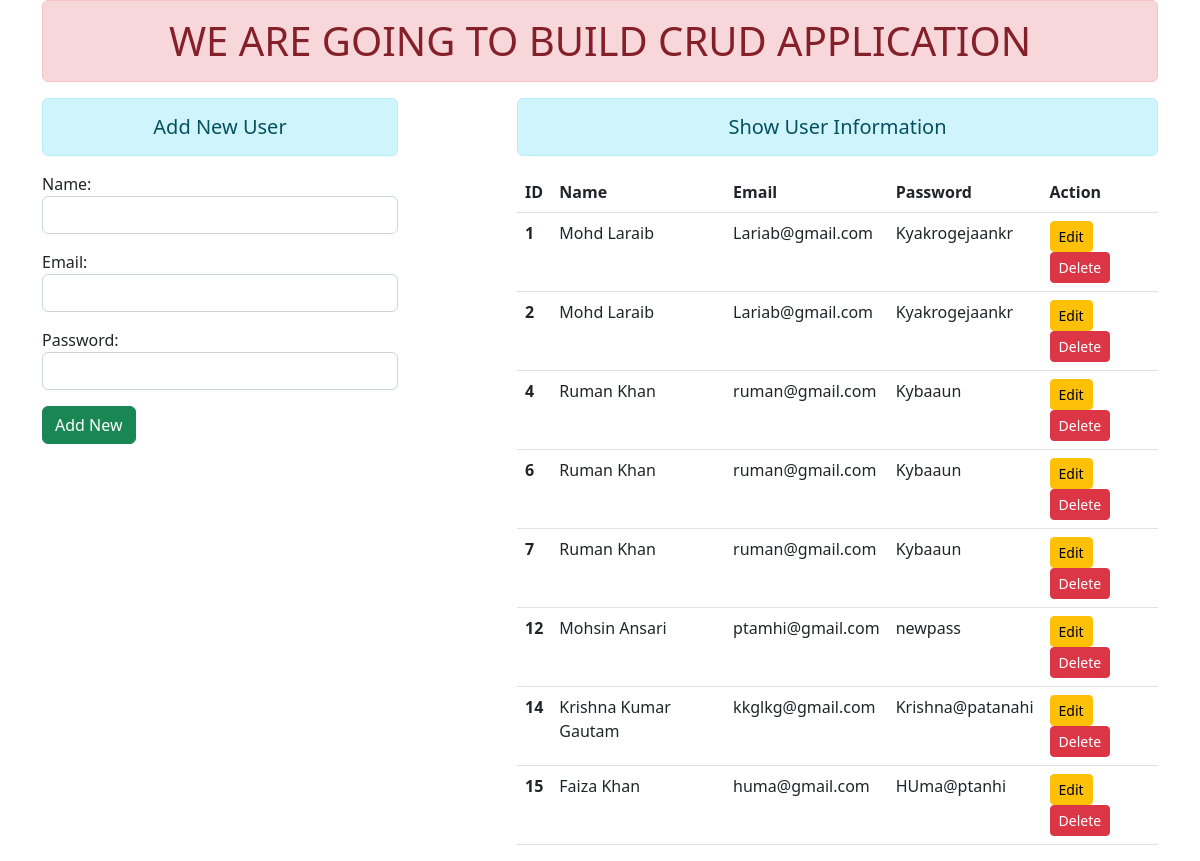
Before: / with the older database file.
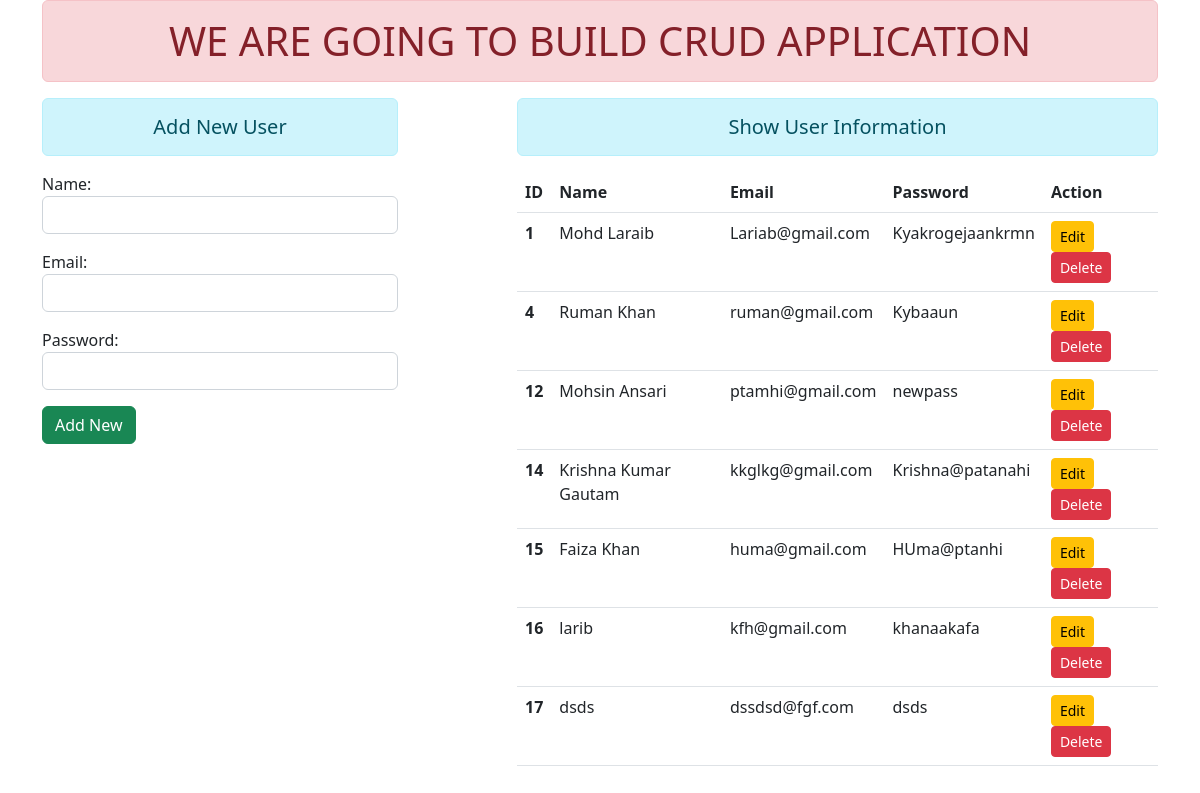
After: the same page with the newer database file.
### CRUD/models.py (models this page shows)
class User(models.Model):
    name = models.CharField(max_length=30)
    email = models.EmailField()
    password = models.CharField(max_length=30)

### CRUD/views.py (the view)
# urls.py: path('', views.addShow , name='kuch'),
def addShow(request): #It add new data and show them
    if request.method== 'POST':
         fm = User_Registration(request.POST)
         if fm.is_valid():
            nm = fm.cleaned_data['name']
            em = fm.cleaned_data['email']
            pw = fm.cleaned_data['password']
            new_user = User(name=nm, email= em, password = pw)
            new_user.save()
            messages.add_message(request, messages.SUCCESS, "Your data has been feeded!!")
            fm=User_Registration()
    else:
         fm = User_Registration()
    user_obj = User.objects.all()
    params = {
            'formdata':user_obj,
            'form':fm ,
         }
    return render(request, 'CRUD/showandadd.html', params)

### CRUD/forms.py
class User_Registration(forms.ModelForm):
    class Meta:
        model = User
        fields = ['name', 'email', 'password']
        widgets = {
            'name':forms.TextInput(attrs={'class':'form-control'}),
            'email':forms.EmailInput(attrs={'class':'form-control'}),
            'password':forms.PasswordInput(render_value=True, attrs={'class':'form-control'}),
        }

### CRUD/templates/CRUD/showandadd.html (shortened to what this page needs)
{% extends 'CRUD/base.html' %} {% block content%}
<div class="row">
    <div class="col-sm-4">
        <h5 class="text-center alert alert-info"> Add New User </h5>
        <form action="" method="POST">
            {% csrf_token %} {{form.as_p}}
            <input class="btn btn-success" value="Add New" type="submit">
        </form>
    </div>
    <div class="col-sm-7 offset-1">
        <h5 class="text-center alert alert-info"> Show User Information </h5>
        {% if formdata %}
        <table class="table table-hover">
            <thead>
                <tr>
                    <th scope="col">ID</th>
                    <th scope="col">Name</th>
                    <th scope="col">Email</th>
                    <th scope="col">Password</th>
                    <th scope="col">Action</th>
                </tr>
            </thead>
            <tbody>
                {% for user in formdata%}
                <tr>
                    <th scope="row">{{user.id}}</th>
                    <td>{{user.name}}</td>
                    <td>{{user.email}}</td>
                    <td>{{user.password}}</td>
                    <td>
                        <a href="{% url 'updatedata' user.id %}" class="btn btn-warning btn-sm"> Edit</a>
                        <form action="{% url 'deletedata' user.id %}" method="post" class="d-inline">
                            <input type="submit" value="Delete" class="btn btn-danger btn-sm">
                        </form>
                    </td>
                </tr>
                {% endfor %}
            </tbody>
        </table>
        {%else%}
        <h4 class="text-center alert alert-warning">No record found</h4>
        {% endif %}
    </div>
</div>
{% endblock content%}

### CRUD/templates/CRUD/base.html (shortened to what this page needs)
<!DOCTYPE html> {% load static %}
<html lang="en">
<head>
    <link rel="stylesheet" href="{% static 'CRUD/css/bootstrap.css' %}">
</head>
<body>
    <div class="container mt-10">
        <h1 class="text-center alert alert-danger">WE ARE GOING TO BUILD CRUD APPLICATION</h1>
        {% block content %} {% endblock content %}
    </div>
</body>
</html>

Changed rows visible on the page:
removed User: id "2", name "Mohd Laraib", email "Lariab@gmail.com", password "Kyakrogejaankr"
removed User: id "6", name "Ruman Khan", email "ruman@gmail.com", password "Kybaaun"
removed User: id "7", name "Ruman Khan", email "ruman@gmail.com", password "Kybaaun"
changed User "Mohd Laraib": password "Kyakrogejaankr" → "Kyakrogejaankrmn"
added User: id "16", name "larib", email "kfh@gmail.com", password "khanaakafa"
added User: id "17", name "dsds", email "dssdsd@fgf.com", password "dsds"
